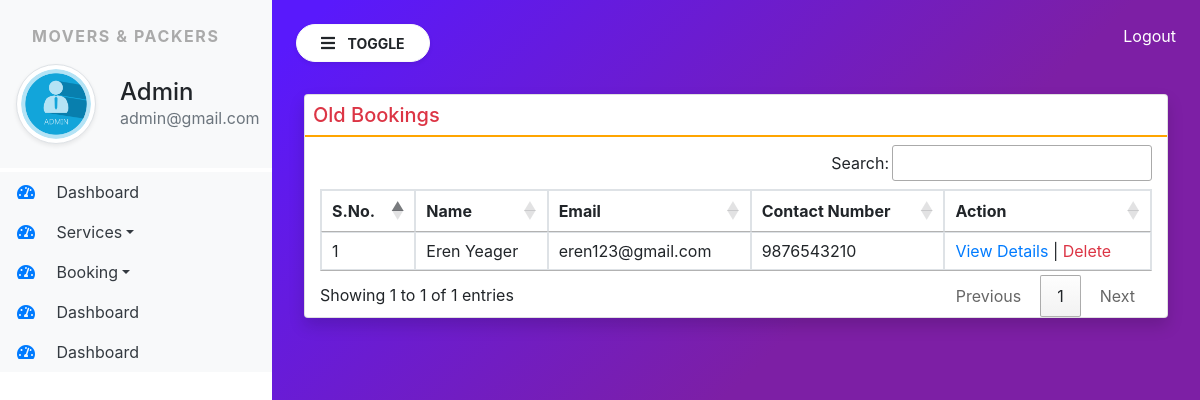
The page /old_booking/ (signed in) on the database its author committed.
### moverspackers/models.py (models this page shows, shortened)
class SiteUser(models.Model):
    name = models.CharField(max_length=100, null=True)
    email = models.CharField(max_length=100, null=True)
    mobile = models.CharField(max_length=15, null=True)
    location = models.CharField(max_length=200, null=True)
    shiftingloc = models.CharField(max_length=200, null=True)
    shiftingdate = models.DateField(null=True)
    briefitems = models.CharField(max_length=100, null=True)
    items = models.CharField(max_length=5000, null=True)
    requestdate = models.DateField(null=True)
    remark = models.CharField(max_length=500, null=True)
    status = models.CharField(max_length=30, null= True)
    updationdate = models.DateField(null=True)

### moverspackers/views.py (the view)
# urls.py: path('old_booking/', old_booking, name="old_booking"),
def old_booking(request):
    if not request.user.is_authenticated:
        return redirect('admin_login')
    booking = SiteUser.objects.filter(status="1")
    return render(request, 'old_booking.html',locals())

### moverspackers/templates/old_booking.html (shortened to what this page needs)
{% extends 'admin_base.html' %}
{% block main %}
<div class="card shadow m-2">
    <div clsss="card-body">
        <h5 class="p-2 text-danger" style="border-bottom : 2px solid orange">Old Bookings</h5>
        <div class="container-fluid">
            <table class="table table-bordered" id="example">
                <thead>
                    <tr>
                        <th>S.No.</th>
                        <th>Name</th>
                        <th>Email</th>
                        <th>Contact Number</th>
                        <th>Action</th>
                    </tr>
                </thead>
                <tbody>
                   {% for i in booking %}
                   <tr>
                       <td>{{forloop.counter}}</td>
                       <td>{{i.name}}</td>
                       <td>{{i.email}}</td>
                       <td>{{i.mobile}}</td>
                       <td><a href="{% url 'view_bookingdetail' i.id%}"  style="width:80px">View Details</a>
                       | <a href="{% url 'delete_booking' i.id%}"  class="text-danger" onclick="return confirm('Are you Sure?')">Delete</a>
                    </td>
                   </tr>
                   {% endfor %}
                </tbody>
            </table>
        </div>
    </div>
{% endblock %}

### moverspackers/templates/admin_base.html (shortened to what this page needs)
{% load static %}
<html>
    <head>
        <link rel="stylesheet" href="https://cdn.jsdelivr.net/npm/bootstrap@4.6.1/dist/css/bootstrap.min.css">
        <link rel= "stylesheet" href="{% static 'css/sidebar.css' %}">
        <link rel="stylesheet" href="https://use.fontawesome.com/releases/v5.7.0/css/all.css">
        <link rel="stylesheet" href="https://cdn.datatables.net/1.12.0/css/jquery.dataTables.min.css">
        <link rel="stylesheet" href="https://cdn.datatables.net/buttons/2.2.3/css/buttons.dataTables.min.css">
    </head>
    <body>
        <div class="bg-white vertical-nav" id="sidebar">
            <div class="py-4 px-3 bg-light mb-1">
                <p class="font-weight-bold text-uppercase px-3 sidebar-title">Movers & Packers</p>
                <div class="media d-flex align-items-center">
                    <img src="{% static 'images/admin.png' %}" width="80" height="80" class="mr-4 rounded-circle img-thumbnail shadow-sm">
                    <div class="media-body">
                        <h4 class="mb-0">Admin</h4>
                        <p class="text-muted mb-0">{{request.user.email}}</p>
                    </div>
                </div>
            </div>
            <ul class="nav flex-column bg-white">
                <li class="nav-item">
                    <a href="{% url 'admin_home' %}" class="nav-link text-dark bg-light">
                        <i class="fas fa-tachometer-alt fa-fw mr-3 text-primary"></i>
                        Dashboard
                    </a>
                </li>
                <li class="nav-item dropdown">
                    <a href="#" class="nav-link dropdown-toggle text-dark bg-light" id="navbardrop" data-toggle="dropdown">
                        <i class="fas fa-tachometer-alt fa-fw mr-3 text-primary"></i>
                        Services</a>
                </li>
                <li class="nav-item dropdown">
                    <a href="#" class="nav-link dropdown-toggle text-dark bg-light" id="navbardrop" data-toggle="dropdown">
                        <i class="fas fa-tachometer-alt fa-fw mr-3 text-primary"></i>
                        Booking</a>
                </li>
                <li class="nav-item">
                    <a href="{% url 'admin_home' %}" class="nav-link text-dark bg-light">
                        <i class="fas fa-tachometer-alt fa-fw mr-3 text-primary"></i>
                        Dashboard
                    </a>
                </li>
                <li class="nav-item">
                    <a href="{% url 'admin_home' %}" class="nav-link text-dark bg-light">
                        <i class="fas fa-tachometer-alt fa-fw mr-3 text-primary"></i>
                        Dashboard
                    </a>
                </li>
            </ul>
        </div>
        <div class="page-content p-4" id="content">
            <a href="{% url 'logout' %}" title="logout" class="text-white float-right">Logout</a>
            <button id="sidebarCollapse" type="button" class="btn btn-light bg-white rounded-pill shadow-sm px-4 mb-4">
                <i class="fas fa-bars mr-2"></i>
                <small class="text-uppercase font-weight-bold">Toggle</small>
            </button>
            {% block main %}
            {% endblock %}
    </body>
</html>

### moverspackers/static/css/sidebar.css (style rules this page uses)
.sidebar-title { letter-spacing: 0.1em; color: #aaa; }
body { background-image: linear-gradient(135.9deg,rgba(89,25,252,1) 16.4%,rgba(125,31,165,1) 56.1%); max-height: 100vh; }
.vertical-nav { min-width: 17rem; width: 17rem; height: 100vh; position: fixed; top: 0; left: 0; transition:all 0.4s }
.page-content { width: calc(100%-17rem); margin-left: 17rem; transition:all 0.4s }

### rows shown on the page
SiteUser: name "Eren Yeager", email "eren123@gmail.com", mobile "9876543210"

### other values the page prints
{{ request.user.email }} "admin@gmail.com"
